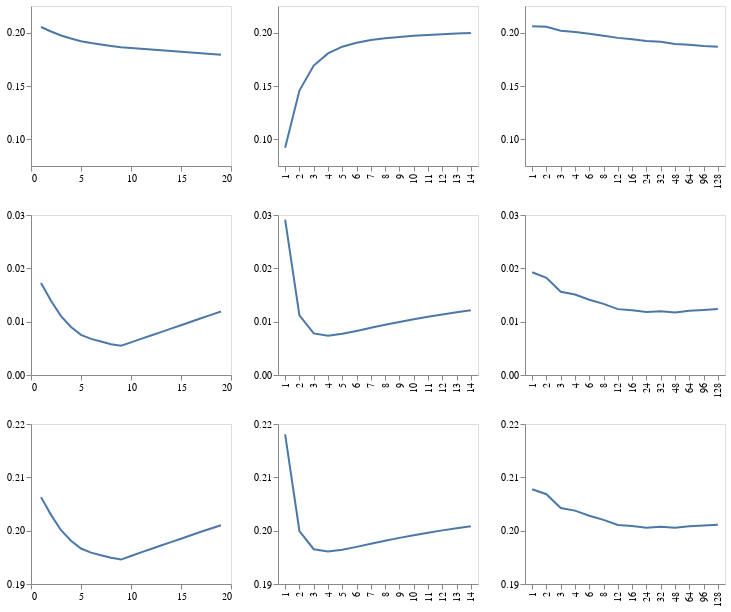

Here is the notebook cell this chart was saved with:
### Code cell
cs = [
    alt.Chart(df).properties(width=200, height=160).encode(x=alt.X(f'param_range:{t}', title=None))
    for df,t in zip((pca_df, diffusion_df[diffusion_df['param_range'] > 0], autoencoder_df), 'QNN')
]

yscales = [
    alt.Scale(domain=(0.075, 0.225), nice=False),
    alt.Scale(domain=(0.0, 0.03), nice=False),
    alt.Scale(domain=(0.19, 0.22), nice=False),
]

alt.vconcat(
    *(
        alt.hconcat(
            *(
                c.mark_line().encode(
                    y=alt.Y(f'{y_var}:Q', title=None, scale=ys)
                )
                for c,t in zip(cs, 'QNN')
            )
        ).resolve_scale(
            y='shared'
        )
        for y_var,ys in zip(('re_loss', 'gt_loss', 'ss_loss'), yscales)
    )
# ).resolve_scale(
#     y='shared'
).configure_axis(grid=False).properties(background='white')

### Figure 1 — Vega-Lite specification as saved in the notebook (floating-point values rounded to 4 significant figures)
{"$schema": "https://vega.github.io/schema/vega-lite/v2.6.0.json", "background": "white", "config": {"axis": {"grid": false}, "view": {"height": 300, "width": 400}}, "datasets": {"data-61b9bfb8e97f7a3c3290534f50cbc5e8": [{"dataset": "sim", "gt_loss": 0.01926, "loss": "mse", "method": "autoencoder", "param_range": 1, "re_loss": 0.2061, "ss_loss": 0.2078}, {"dataset": "sim", "gt_loss": 0.01823, "loss": "mse", "method": "autoencoder", "param_range": 2, "re_loss": 0.2055, "ss_loss": 0.2068}, {"dataset": "sim", "gt_loss": 0.01559, "loss": "mse", "method": "autoencoder", "param_range": 3, "re_loss": 0.2017, "ss_loss": 0.2043}, {"dataset": "sim", "gt_loss": 0.0151, "loss": "mse", "method": "autoencoder", "param_range": 4, "re_loss": 0.2006, "ss_loss": 0.2038}, {"dataset": "sim", "gt_loss": 0.01411, "loss": "mse", "method": "autoencoder", "param_range": 6, "re_loss": 0.199, "ss_loss": 0.2028}, {"dataset": "sim", "gt_loss": 0.01333, "loss": "mse", "method": "autoencoder", "param_range": 8, "re_loss": 0.1971, "ss_loss": 0.202}, {"dataset": "sim", "gt_loss": 0.01235, "loss": "mse", "method": "autoencoder", "param_range": 12, "re_loss": 0.1951, "ss_loss": 0.2011}, {"dataset": "sim", "gt_loss": 0.01212, "loss": "mse", "method": "autoencoder", "param_range": 16, "re_loss": 0.1939, "ss_loss": 0.2009}, {"dataset": "sim", "gt_loss": 0.01181, "loss": "mse", "method": "autoencoder", "param_range": 24, "re_loss": 0.1923, "ss_loss": 0.2005}, {"dataset": "sim", "gt_loss": 0.01196, "loss": "mse", "method": "autoencoder", "param_range": 32, "re_loss": 0.1914, "ss_loss": 0.2007}, {"dataset": "sim", "gt_loss": 0.01174, "loss": "mse", "method": "autoencoder", "param_range": 48, "re_loss": 0.1894, "ss_loss": 0.2005}, {"dataset": "sim", "gt_loss": 0.01206, "loss": "mse", "method": "autoencoder", "param_range": 64, "re_loss": 0.1888, "ss_loss": 0.2008}, {"dataset": "sim", "gt_loss": 0.01218, "loss": "mse", "method": "autoencoder", "param_range": 96, "re_loss": 0.1876, "ss_loss": 0.201}, {"dataset": "sim", "gt_loss": 0.01235, "loss": "mse", "method": "autoencoder", "param_range": 128, "re_loss": 0.1867, "ss_loss": 0.2011}], "data-797075d37a10bc6affb98bbfdae9fefd": [{"dataset": "sim", "gt_loss": 0.01726, "loss": "mse", "method": "pca", "normalization": "sqrt", "param_range": 1, "re_loss": 0.2053, "ss_loss": 0.2063}, {"dataset": "sim", "gt_loss": 0.0139, "loss": "mse", "method": "pca", "normalization": "sqrt", "param_range": 2, "re_loss": 0.2011, "ss_loss": 0.203}, {"dataset": "sim", "gt_loss": 0.01105, "loss": "mse", "method": "pca", "normalization": "sqrt", "param_range": 3, "re_loss": 0.1974, "ss_loss": 0.2001}, {"dataset": "sim", "gt_loss": 0.009016, "loss": "mse", "method": "pca", "normalization": "sqrt", "param_range": 4, "re_loss": 0.1945, "ss_loss": 0.1981}, {"dataset": "sim", "gt_loss": 0.007535, "loss": "mse", "method": "pca", "normalization": "sqrt", "param_range": 5, "re_loss": 0.192, "ss_loss": 0.1966}, {"dataset": "sim", "gt_loss": 0.006769, "loss": "mse", "method": "pca", "normalization": "sqrt", "param_range": 6, "re_loss": 0.1903, "ss_loss": 0.1959}, {"dataset": "sim", "gt_loss": 0.00627, "loss": "mse", "method": "pca", "normalization": "sqrt", "param_range": 7, "re_loss": 0.1889, "ss_loss": 0.1954}, {"dataset": "sim", "gt_loss": 0.005779, "loss": "mse", "method": "pca", "normalization": "sqrt", "param_range": 8, "re_loss": 0.1875, "ss_loss": 0.1949}, {"dataset": "sim", "gt_loss": 0.005471, "loss": "mse", "method": "pca", "normalization": "sqrt", "param_range": 9, "re_loss": 0.1862, "ss_loss": 0.1946}, {"dataset": "sim", "gt_loss": 0.00612, "loss": "mse", "method": "pca", "normalization": "sqrt", "param_range": 10, "re_loss": 0.1855, "ss_loss": 0.1952}, {"dataset": "sim", "gt_loss": 0.00678, "loss": "mse", "method": "pca", "normalization": "sqrt", "param_range": 11, "re_loss": 0.1848, "ss_loss": 0.1959}, {"dataset": "sim", "gt_loss": 0.007414, "loss": "mse", "method": "pca", "normalization": "sqrt", "param_range": 12, "re_loss": 0.1841, "ss_loss": 0.1966}, {"dataset": "sim", "gt_loss": 0.008044, "loss": "mse", "method": "pca", "normalization": "sqrt", "param_range": 13, "re_loss": 0.1834, "ss_loss": 0.1972}, {"dataset": "sim", "gt_loss": 0.008704, "loss": "mse", "method": "pca", "normalization": "sqrt", "param_range": 14, "re_loss": 0.1828, "ss_loss": 0.1978}, {"dataset": "sim", "gt_loss": 0.009331, "loss": "mse", "method": "pca", "normalization": "sqrt", "param_range": 15, "re_loss": 0.1821, "ss_loss": 0.1985}, {"dataset": "sim", "gt_loss": 0.009991, "loss": "mse", "method": "pca", "normalization": "sqrt", "param_range": 16, "re_loss": 0.1814, "ss_loss": 0.1991}, {"dataset": "sim", "gt_loss": 0.01064, "loss": "mse", "method": "pca", "normalization": "sqrt", "param_range": 17, "re_loss": 0.1807, "ss_loss": 0.1998}, {"dataset": "sim", "gt_loss": 0.01128, "loss": "mse", "method": "pca", "normalization": "sqrt", "param_range": 18, "re_loss": 0.1801, "ss_loss": 0.2004}, {"dataset": "sim", "gt_loss": 0.0119, "loss": "mse", "method": "pca", "normalization": "sqrt", "param_range": 19, "re_loss": 0.1794, "ss_loss": 0.201}], "data-997b7b678c27414fbdfef9ff092f6b96": [{"dataset": "sim", "gt_loss": 0.02913, "loss": "mse", "method": "diffusion", "normalization": "sqrt", "param_range": 1, "re_loss": 0.09205, "ss_loss": 0.218}, {"dataset": "sim", "gt_loss": 0.01118, "loss": "mse", "method": "diffusion", "normalization": "sqrt", "param_range": 2, "re_loss": 0.1457, "ss_loss": 0.1999}, {"dataset": "sim", "gt_loss": 0.007805, "loss": "mse", "method": "diffusion", "normalization": "sqrt", "param_range": 3, "re_loss": 0.1691, "ss_loss": 0.1965}, {"dataset": "sim", "gt_loss": 0.007378, "loss": "mse", "method": "diffusion", "normalization": "sqrt", "param_range": 4, "re_loss": 0.1806, "ss_loss": 0.1961}, {"dataset": "sim", "gt_loss": 0.007717, "loss": "mse", "method": "diffusion", "normalization": "sqrt", "param_range": 5, "re_loss": 0.1868, "ss_loss": 0.1964}, {"dataset": "sim", "gt_loss": 0.008262, "loss": "mse", "method": "diffusion", "normalization": "sqrt", "param_range": 6, "re_loss": 0.1906, "ss_loss": 0.197}, {"dataset": "sim", "gt_loss": 0.008845, "loss": "mse", "method": "diffusion", "normalization": "sqrt", "param_range": 7, "re_loss": 0.193, "ss_loss": 0.1975}, {"dataset": "sim", "gt_loss": 0.009413, "loss": "mse", "method": "diffusion", "normalization": "sqrt", "param_range": 8, "re_loss": 0.1948, "ss_loss": 0.1981}, {"dataset": "sim", "gt_loss": 0.009949, "loss": "mse", "method": "diffusion", "normalization": "sqrt", "param_range": 9, "re_loss": 0.196, "ss_loss": 0.1986}, {"dataset": "sim", "gt_loss": 0.01045, "loss": "mse", "method": "diffusion", "normalization": "sqrt", "param_range": 10, "re_loss": 0.197, "ss_loss": 0.1991}, {"dataset": "sim", "gt_loss": 0.01092, "loss": "mse", "method": "diffusion", "normalization": "sqrt", "param_range": 11, "re_loss": 0.1978, "ss_loss": 0.1996}, {"dataset": "sim", "gt_loss": 0.01136, "loss": "mse", "method": "diffusion", "normalization": "sqrt", "param_range": 12, "re_loss": 0.1985, "ss_loss": 0.2001}, {"dataset": "sim", "gt_loss": 0.01177, "loss": "mse", "method": "diffusion", "normalization": "sqrt", "param_range": 13, "re_loss": 0.1991, "ss_loss": 0.2005}, {"dataset": "sim", "gt_loss": 0.01215, "loss": "mse", "method": "diffusion", "normalization": "sqrt", "param_range": 14, "re_loss": 0.1997, "ss_loss": 0.2008}]}, "vconcat": [{"hconcat": [{"data": {"name": "data-797075d37a10bc6affb98bbfdae9fefd"}, "encoding": {"x": {"field": "param_range", "title": null, "type": "quantitative"}, "y": {"field": "re_loss", "scale": {"domain": [0.075, 0.225], "nice": false}, "title": null, "type": "quantitative"}}, "height": 160, "mark": "line", "width": 200}, {"data": {"name": "data-997b7b678c27414fbdfef9ff092f6b96"}, "encoding": {"x": {"field": "param_range", "title": null, "type": "nominal"}, "y": {"field": "re_loss", "scale": {"domain": [0.075, 0.225], "nice": false}, "title": null, "type": "quantitative"}}, "height": 160, "mark": "line", "width": 200}, {"data": {"name": "data-61b9bfb8e97f7a3c3290534f50cbc5e8"}, "encoding": {"x": {"field": "param_range", "title": null, "type": "nominal"}, "y": {"field": "re_loss", "scale": {"domain": [0.075, 0.225], "nice": false}, "title": null, "type": "quantitative"}}, "height": 160, "mark": "line", "width": 200}], "resolve": {"scale": {"x": "independent", "y": "shared"}}}, {"hconcat": [{"data": {"name": "data-797075d37a10bc6affb98bbfdae9fefd"}, "encoding": {"x": {"field": "param_range", "title": null, "type": "quantitative"}, "y": {"field": "gt_loss", "scale": {"domain": [0, 0.03], "nice": false}, "title": null, "type": "quantitative"}}, "height": 160, "mark": "line", "width": 200}, {"data": {"name": "data-997b7b678c27414fbdfef9ff092f6b96"}, "encoding": {"x": {"field": "param_range", "title": null, "type": "nominal"}, "y": {"field": "gt_loss", "scale": {"domain": [0, 0.03], "nice": false}, "title": null, "type": "quantitative"}}, "height": 160, "mark": "line", "width": 200}, {"data": {"name": "data-61b9bfb8e97f7a3c3290534f50cbc5e8"}, "encoding": {"x": {"field": "param_range", "title": null, "type": "nominal"}, "y": {"field": "gt_loss", "scale": {"domain": [0, 0.03], "nice": false}, "title": null, "type": "quantitative"}}, "height": 160, "mark": "line", "width": 200}], "resolve": {"scale": {"x": "independent", "y": "shared"}}}, {"hconcat": [{"data": {"name": "data-797075d37a10bc6affb98bbfdae9fefd"}, "encoding": {"x": {"field": "param_range", "title": null, "type": "quantitative"}, "y": {"field": "ss_loss", "scale": {"domain": [0.19, 0.22], "nice": false}, "title": null, "type": "quantitative"}}, "height": 160, "mark": "line", "width": 200}, {"data": {"name": "data-997b7b678c27414fbdfef9ff092f6b96"}, "encoding": {"x": {"field": "param_range", "title": null, "type": "nominal"}, "y": {"field": "ss_loss", "scale": {"domain": [0.19, 0.22], "nice": false}, "title": null, "type": "quantitative"}}, "height": 160, "mark": "line", "width": 200}, {"data": {"name": "data-61b9bfb8e97f7a3c3290534f50cbc5e8"}, "encoding": {"x": {"field": "param_range", "title": null, "type": "nominal"}, "y": {"field": "ss_loss", "scale": {"domain": [0.19, 0.22], "nice": false}, "title": null, "type": "quantitative"}}, "height": 160, "mark": "line", "width": 200}], "resolve": {"scale": {"x": "independent", "y": "shared"}}}]}
